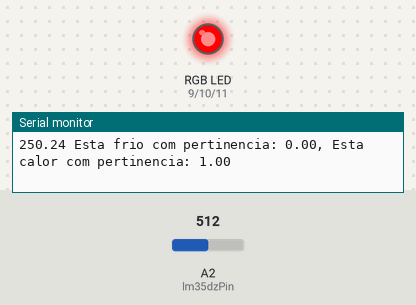
Simulated run of this sketch. Board: Arduino Uno, built with avr-gcc and run on an emulated ATmega328P. On the bench: an RGB LED mixed from three pins (HIGH = lit), the last lines printed to the serial monitor. Inputs (shaded band) come from the test bench; at power-on: A2 (lm35dzPin) = 512.

Above: at 2.8 s.
2.9 s: A2 (lm35dzPin) set to 69
4.4 s: A2 (lm35dzPin) set to 61
At 5.1 s:
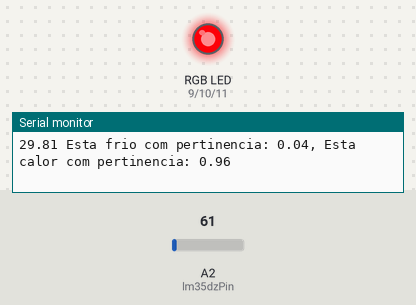
6.2 s: A2 (lm35dzPin) set to 25
At 7.3 s:
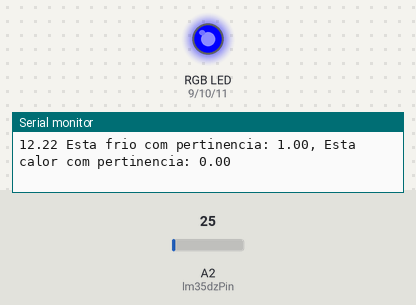
7.7 s: A2 (lm35dzPin) set to 122
At 8.2 s:
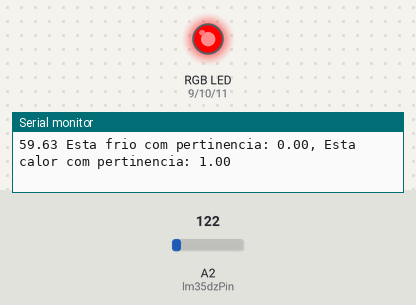
Timing chart, 0 to 10.3 s (numbered marks = the images above; inputs shaded):
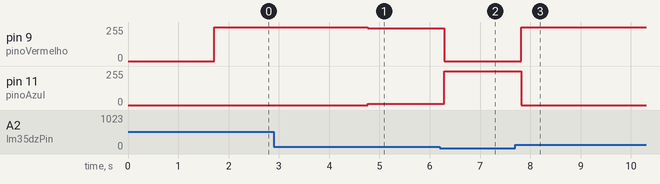

The sketch:

fuzzy.ino
```cpp
/*fuzzy.ino
  __  _       _      ___   ___  _  _    __
 / / | | __ _| |__  ( _ ) / _ \| || |   \ \
/ /  | |/ _` | '_ \ / _ \| | | | || |_   \ \
\ \  | | (_| | |_) | (_) | |_| |__   _|  / /
 \_\ |_|\__,_|_.__/ \___/ \___/   |_|   /_/


Vamos considerar t < 25 C como frio e t > 30 C como quente
portanto a faixa de incerteza de quente para frio e o intervalo
30 C e 25 C e o intervalo de incerteza de frio para quente é
o intervalo de 25 e 30 graus
*/

float funcaoPertinencia(float val, float limInferior, float limSuperior);
void representacaoGrafica(float limInferior, float limSuperior);
void representacaoGraficaInterseccao(float limInferior, float limSuperior);
void regiaoIncerteza(float temperatura, int &corQuente, int &corFria, \
  float limInferior, float limSuperior);
float lm35dzTempReading(int lm35dzSensorPin);


const int pinoVermelho = 9;
const int pinoVerde = 10;
const int pinoAzul = 11;
const int lm35dzPin = A2;

float lm35dzTemp;

int corVermelha;
int corAzul;

void setup()
{
  Serial.begin(9600);
  pinMode(pinoVermelho, OUTPUT);
	pinMode(pinoVerde, OUTPUT);
	pinMode(pinoAzul, OUTPUT);

  Serial.println( "-----------Funcao Temperatura Baixa--------");
  representacaoGrafica(30, 25);
  Serial.println( "-------------------------------------------");
  Serial.println( "-----------Funcao Temperatura Alta---------");
  representacaoGrafica(25, 30);
  Serial.println( "-------------------------------------------");
  Serial.println( "-----------Conjunto da Uniao---------------");
  representacaoGraficaInterseccao(25, 30);
  Serial.println( "-------------------------------------------");

}

void loop()
{
  lm35dzTemp = lm35dzTempReading(lm35dzPin);
  regiaoIncerteza(lm35dzTemp, corAzul, corVermelha, 30, 25);
  analogWrite(pinoVermelho, corVermelha);
  analogWrite(pinoAzul, corAzul);
  delay(500);
}

float funcaoPertinencia(float val, float limInferior, float limSuperior)
{
  float resultado;
  if (limInferior >= limSuperior)
  {
    resultado = (val - limSuperior) / (limInferior - limSuperior);
  }
  else
  {
    resultado = -((limSuperior - val) / (limInferior - limSuperior));
  }

  if (resultado >= 1)
    return 1;
  else if (resultado <= 0)
    return 0;
  return resultado;
}

void regiaoIncerteza(float temperatura, int &corQuente, int &corFria, \
  float limInferior, float limSuperior)
{
  float fuzzyQuente = funcaoPertinencia(temperatura, limInferior, limSuperior);
  float fuzzyFrio = funcaoPertinencia(temperatura, limSuperior, limInferior);
  corFria = 255  * fuzzyQuente;
  corQuente =  255 * fuzzyFrio;

  Serial.print(temperatura);
  Serial.print(" Esta frio com pertinencia: ");
  Serial.print(fuzzyFrio);
  Serial.print(", Esta calor com pertinencia: ");
  Serial.println(fuzzyQuente);
}


void representacaoGrafica(float limInferior, float limSuperior)
{
  Serial.println("   C |");
  unsigned int grafVal;

  for (size_t i = 0; i < 35; i++)
  {
    grafVal = 10 * funcaoPertinencia(i, limInferior, limSuperior);
    Serial.print("   ");
    Serial.print(i);
    if (i < 10)
    {
      Serial.print(" |");
    }
    else
    {
      Serial.print( "|");
    }
    for (size_t j = 0; j < grafVal; j++)
    {
        Serial.print( " ");
    }
    Serial.println( "*");
  }

}
void representacaoGraficaInterseccao(float limInferior, float limSuperior)
{
  Serial.println("   C |");
  unsigned int conjunto1;
  unsigned int conjunto2;
  unsigned int min;
  for (size_t i = 0; i < 35; i++)
  {
    // Interseccao
    conjunto1 = 10 * funcaoPertinencia(i, limInferior, limSuperior);
    conjunto2 = 10 * funcaoPertinencia(i, limSuperior, limInferior);

    min = conjunto1;
    if (conjunto2 < min)
      min = conjunto2;

      Serial.print("   ");
      Serial.print(i);

      if (i < 10)
      {
        Serial.print( " |");
      }
      else
      {
        Serial.print("|");
      }
      for (size_t i = 0; i <= min; i++)
      {
          Serial.print(" ");
      }
      Serial.println("*");
  }

}
float lm35dzTempReading(int lm35dzSensorPin)
{
	/*
	O arduino fornece 5v em seu pino de potencia e possui uma resolucao de 10bits,
	ou seja 1024 pontos, para saber o valor da temperatura devemos calcular o intervalo
	de voltagem que o arduino e capaz de ler e converter cada 10 milivolts para 1 C
	*/

	float temperature = (static_cast<float>(analogRead(lm35dzSensorPin))*5/(1023))/0.01;
	return temperature;
}
```

Measured:
- after the input at 4.4 s, pin 9 (pinoVermelho): 255/255 → 245/255 after 0.37 s; pin 11 (pinoAzul): 0/255 → 9/255 after 0.37 s
- after the input at 6.2 s, pin 9 (pinoVermelho): 245/255 → 0/255 after 0.09 s; pin 11 (pinoAzul): 9/255 → 255/255 after 0.09 s
- after the input at 7.7 s, pin 9 (pinoVermelho): 0/255 → 255/255 after 0.12 s; pin 11 (pinoAzul): 255/255 → 0/255 after 0.12 s
